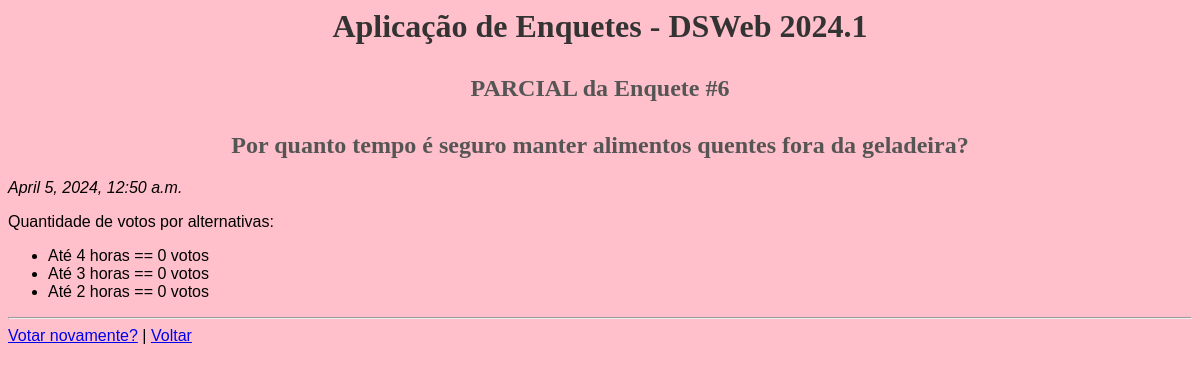
Page /enquetes/6/resultado/ on the committed database.
### enquetes/models.py (models this page shows, shortened)
class Pergunta(models.Model):
    texto = models.CharField(max_length=150)
    data_pub = models.DateTimeField('Data de publicação')

class Alternativa(models.Model):
    texto = models.CharField(max_length=100)
    quant_votos = models.IntegerField(
        'Quantidade de votos', default=0
    )
    pergunta = models.ForeignKey(Pergunta, on_delete=models.CASCADE)

### enquetes/views.py (the view)
class ResultadoView(View):
    def get(self, request, *args, **kwargs):
        pergunta_id = kwargs['pk']
        pergunta = get_object_or_404(Pergunta, pk = pergunta_id)
        contexto = {'pergunta': pergunta}
        return render(request, 'enquetes/resultado.html', contexto)

### enquetes/templates/enquetes/resultado.html (shortened to what this page needs)
{% load static %}
<html>
    <head>
        <link rel="stylesheet" type="text/css" href="{% static 'style.css' %}">
    </head>
    <body>
        <h1>Aplicação de Enquetes - DSWeb 2024.1</h1>
        <h2>PARCIAL da Enquete #{{ pergunta.id }}</h2>
        <h2>{{ pergunta.texto }}</h2>
        <p><i>{{ pergunta.data_pub }}</i></p>
        <p>Quantidade de votos por alternativas:</p>
        <ul>
          {% for alt in pergunta.alternativa_set.all %}
            <li>
              {{ alt.texto }} == {{ alt.quant_votos }}
              voto{{ alt.quant_votos | pluralize }}
            </li>
          {% endfor %}
        </ul>
        <hr>
        <a href="{% url 'enquetes:detalhes' pergunta.id %}">Votar novamente?</a> |
        <a href="{% url 'enquetes:index' %}">Voltar</a>
    </body>
</html>

### static/style.css (style rules this page uses)
body { background-color: #FFC0CB; font-family: Arial, sans-serif; }
h1 { text-align: center; color: #333; font-family: Georgia, 'Times New Roman', Times, serif; }
h2 { text-align: center; color: #555; font-family: 'Comic Sans MS', Cursive; margin-top: 30px; }

### rows in the picture
Pergunta: id "6", texto "Por quanto tempo é seguro manter alimentos quentes fora da geladeira?", data_pub "April 5, 2024, 12:50 a.m."
Alternativa: texto "Até 4 horas", quant_votos "0", quant_votos|pluralize "s"
Alternativa: texto "Até 3 horas", quant_votos "0", quant_votos|pluralize "s"
Alternativa: texto "Até 2 horas", quant_votos "0", quant_votos|pluralize "s"
